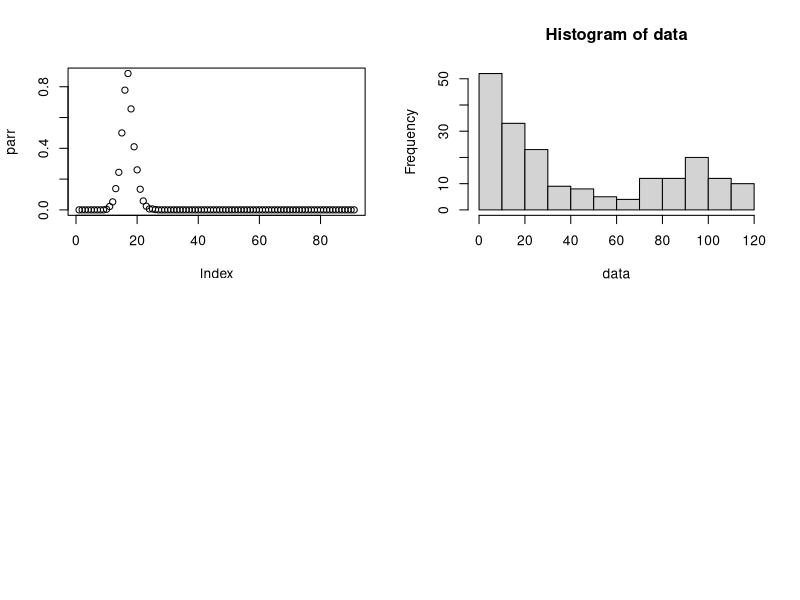

The R source for this figure:
par(mfrow=c(2,2))
data = read.table("telephone.txt", header=TRUE)
data = data[,1]

x=seq(0,max(data),length=1000)

t_stat = median(data)
B = 1000
tstar = numeric(B)
n = length(data)

seqconst = seq(0.01,0.1,0.001)
constindex = 1
parr = numeric(length(seqconst))

for(j in seqconst){
  for(i in 1:B){
    xstar = rexp(n,j)
    tstar[i] = median(xstar)
  }
  
  pl = sum(tstar<t_stat)/B
  pr=sum(tstar>t_stat)/B
  p = 2*min(pl,pr)
  parr[constindex] = p
  constindex = constindex+1
}

seqconst[parr>0.05]
plot(parr)

#p is always below 0.05 and therefore it does not stem from the exponential distribution. 
#Furthermore, the histogram resembles more of a bell-shaped curve rather than an exponential one

hist(data)

